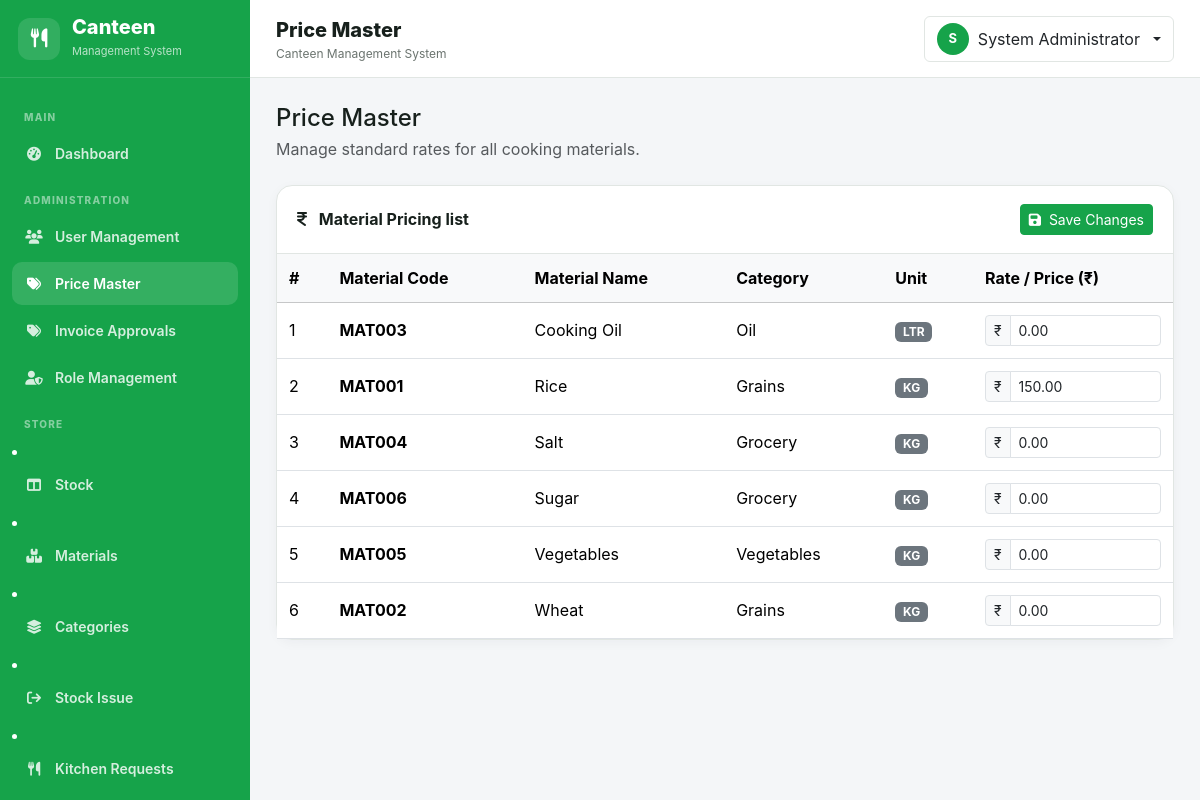
Page /admin/price_master.php (signed in) on the earlier database version.
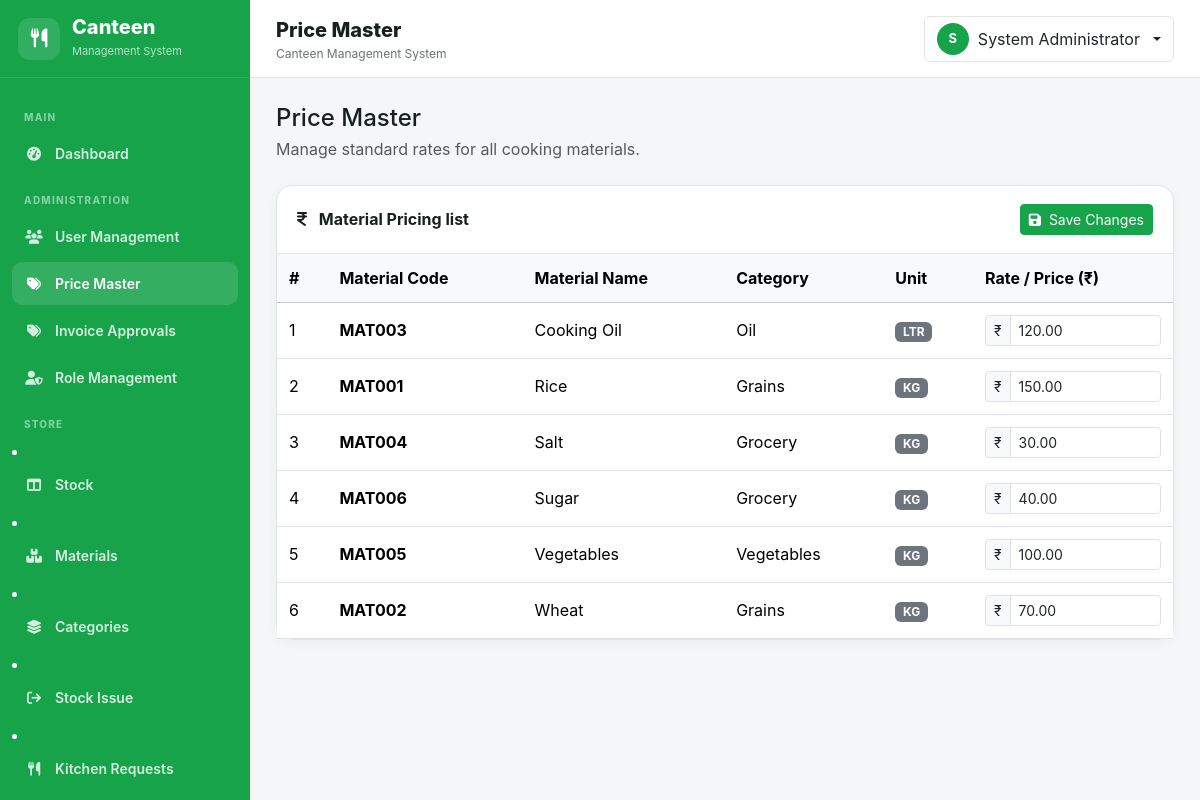
Same page on the later database version.
### tables this page shows
CREATE TABLE `materials` (
  `id` int(10) UNSIGNED NOT NULL,
  `material_code` varchar(50) DEFAULT NULL,
  `material_name` varchar(150) NOT NULL,
  `category` varchar(100) DEFAULT NULL,
  `unit` varchar(50) NOT NULL,
  `unit_price` decimal(10,2) NOT NULL DEFAULT 0.00,
  `minimum_stock` decimal(12,2) DEFAULT 0.00,
  `current_stock` decimal(12,2) DEFAULT 0.00,
  `status` enum('Enable','Disabled') DEFAULT 'Enable',
  `created_at` datetime DEFAULT current_timestamp(),
  `updated_at` datetime DEFAULT NULL ON UPDATE current_timestamp()
);

### includes/functions.php (called while the page is built, shortened)
<?php
function e(?string $value): string {
    return htmlspecialchars($value ?? '', ENT_QUOTES, 'UTF-8');
}

### admin/price_master.php (the view, shortened to what this page needs)
<?php
require_once __DIR__ . '/../config/database.php';
require_once __DIR__ . '/../includes/functions.php';
$materials = $con->query("
    SELECT id, material_code, material_name, category, unit, unit_price, status
    FROM materials
    ORDER BY material_name ASC
")->fetchAll();
require_once __DIR__ . '/../includes/header.php';
require_once __DIR__ . '/../includes/sidebar.php';
?>
<main class="main-content">
    <?php require_once __DIR__ . '/../includes/topbar.php'; ?>
    <div class="page-body">
        <div class="mb-4">
            <h4 class="mb-1">Price Master</h4>
            <div class="text-muted">Manage standard rates for all cooking materials.</div>
        </div>
        <div class="content-card">
            <div class="content-card-header d-flex justify-content-between align-items-center">
                <div>
                    <strong><i class="fa-solid fa-indian-rupee-sign me-2"></i> Material Pricing list</strong>
                </div>
                <button type="submit" form="priceForm" name="update_prices" class="btn btn-primary btn-sm">
                    <i class="fa-solid fa-save me-1"></i> Save Changes
                </button>
            </div>
            <div class="content-card-body p-0">
                <form method="POST" id="priceForm">
                    <div class="table-responsive">
                        <table class="table table-hover align-middle mb-0">
                            <thead class="table-light">
                                <tr>
                                    <th>#</th>
                                    <th>Material Code</th>
                                    <th>Material Name</th>
                                    <th>Category</th>
                                    <th>Unit</th>
                                    <th width="200">Rate / Price (₹)</th>
                                </tr>
                            </thead>
                            <tbody>
                                <?php if (empty($materials)): ?>
                                    <tr>
                                        <td colspan="6" class="text-center text-muted py-4">No materials found.</td>
                                    </tr>
                                <?php else: ?>
                                    <?php foreach ($materials as $index => $material): ?>
                                        <tr>
                                            <td><?= $index + 1 ?></td>
                                            <td><strong><?= e($material['material_code']) ?></strong></td>
                                            <td><?= e($material['material_name']) ?></td>
                                            <td><?= e($material['category']) ?></td>
                                            <td><span class="badge bg-secondary"><?= e($material['unit']) ?></span></td>
                                            <td>
                                                <div class="input-group input-group-sm">
                                                    <span class="input-group-text">₹</span>
                                                    <input
                                                        type="number"
                                                        name="prices[<?= $material['id'] ?>]"
                                                        class="form-control"
                                                        min="0"
                                                        step="0.01"
                                                        value="<?= e($material['unit_price'] ?? '0.00') ?>"
                                                        <?= $material['status'] === 'Disable' ? 'readonly' : '' ?>
                                                    >
                                                </div>
                                            </td>
                                        </tr>
                                    <?php endforeach; ?>
                                <?php endif; ?>
                            </tbody>
                        </table>
                    </div>
                </form>
            </div>
        </div>
    </div>
</main>
<?php require_once __DIR__ . '/../includes/footer.php'; ?>

Differences in the rows shown:
changed materials "MAT003": id+unit_price+status "0.00" → "120.00"
changed materials "MAT004": id+unit_price+status "0.00" → "30.00"
changed materials "MAT006": id+unit_price+status "0.00" → "40.00"
changed materials "MAT005": id+unit_price+status "0.00" → "100.00"
changed materials "MAT002": id+unit_price+status "0.00" → "70.00"
